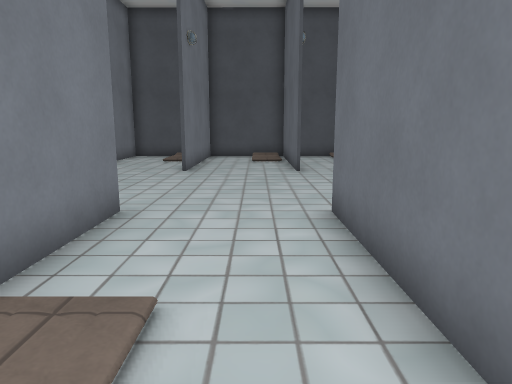
view 1 (above)

16 first-person views from a walk through a 3-D level made in the Godot game engine. The camera is 1.5 m above the floor, tilts 10° down and sees 70° across. The floor is counted in squares, 1 m on a side. Each view is taken from the middle of a square. On the plan, view 1 faces up. The plan holds only what a view shows up to about 16 squares ahead; the rest is blank. Some surface patterns are stand-ins.

view 2
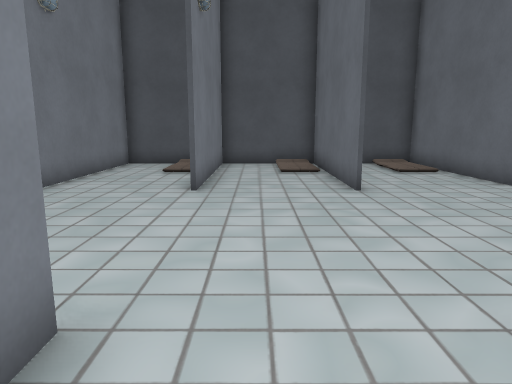

view 3
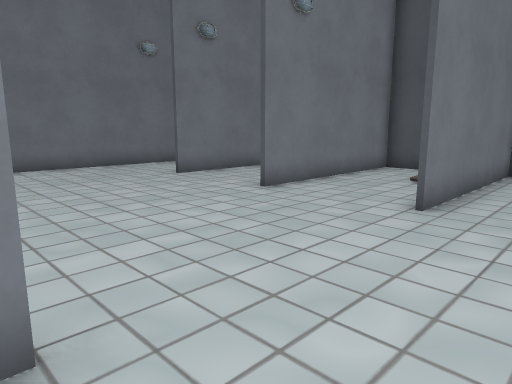

view 4
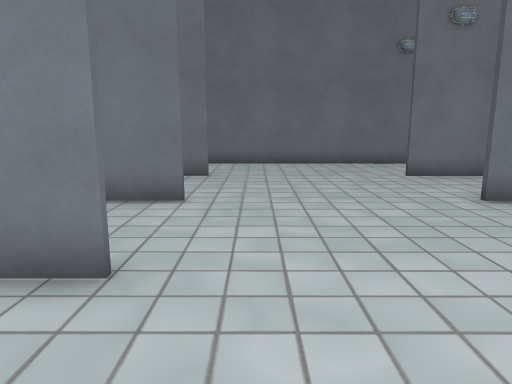

view 5
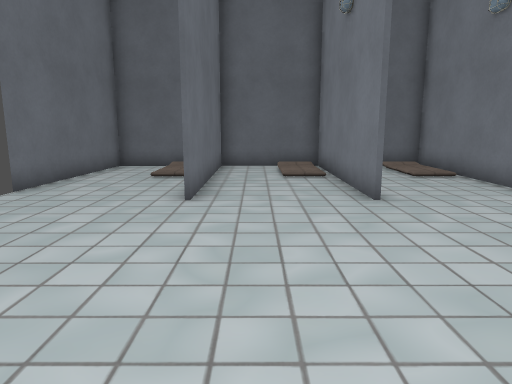

view 6
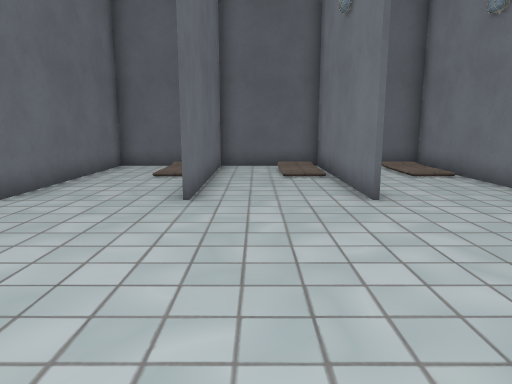

view 7
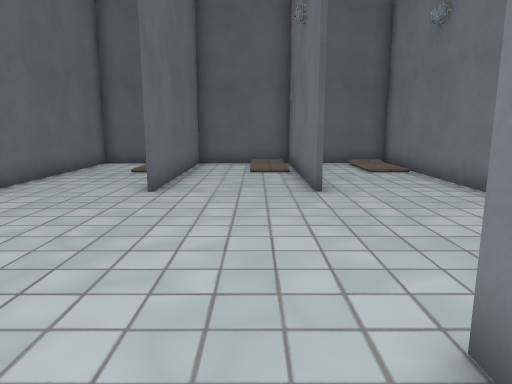

view 8
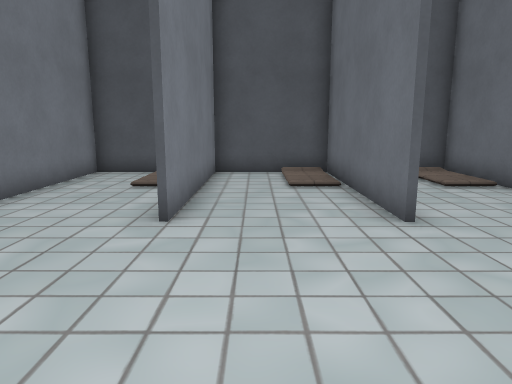

view 9
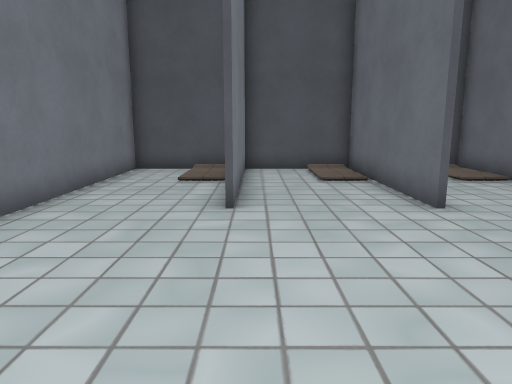

view 10
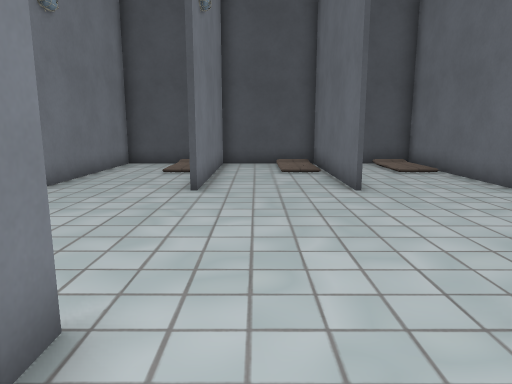

view 11
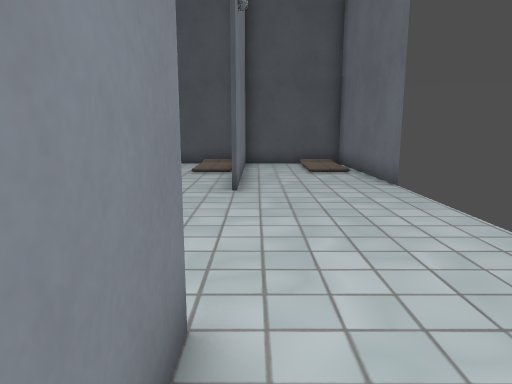

view 12
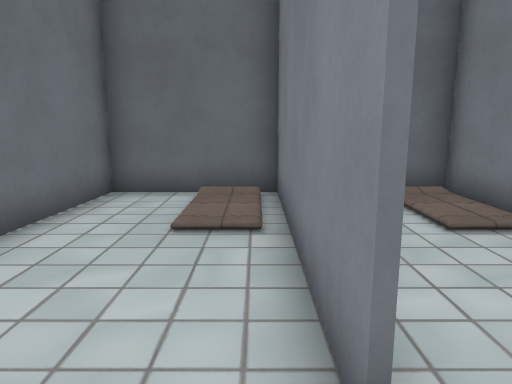

view 13
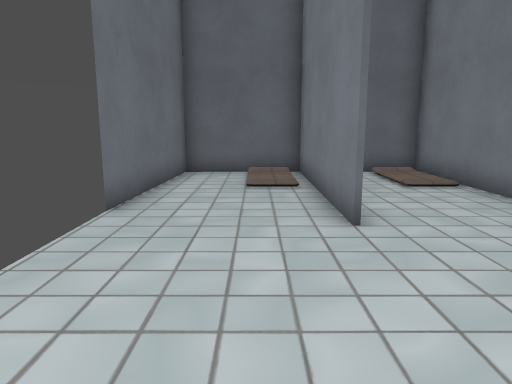

view 14
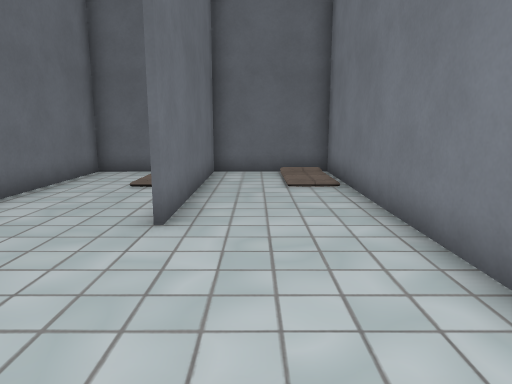

view 15
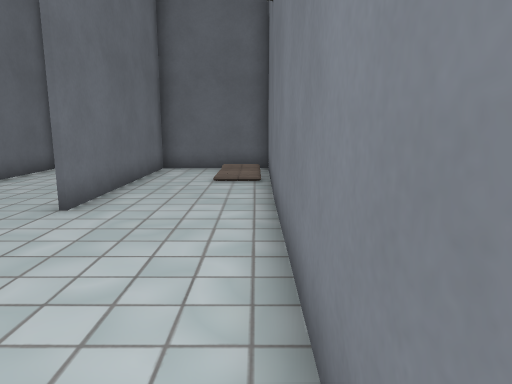

view 16
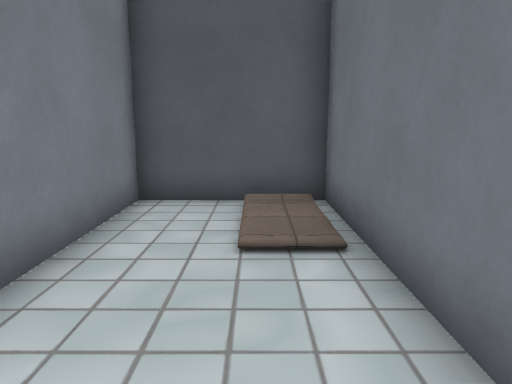

### Floor plan
Key: @ floor where view 1 was taken; # wall or solid block; . main floor; : floor 0.25 m higher than the main floor; / step, stairs or slope.
Columns run from 15 left of view 1 to 6 right of it. Each row starts with its distance up from view 1.
 20 ######################
 19 #../#../#../#.. #..//#
 18 #../#../#../#..:#..//#
 17 #../#../#../#..:#..//#
 16 #...#...#...#...#....#
 15 #...#...#...#...#....#
 14 #...#...#...#...#....#
 13 #...#...#...#...#....
 12 #....................
 11 #....................
 10 #....................
  9 #....................
  8 #....................
  7 #....................
  6 #...#...#...#...#....
  5 #...#...#...#...#....#
  4 #...#...#...#...#....#
  3 #//.#//.##..##..#//..#
  2 #//.#//..#:..#:.#//..#
  1 #//.#//..#:..#:.#//..#
  0 #//.#//..#:..#:@#//..#
 -1 ######################

Where each view was taken, in squares from view 1:
view 1: 0 up, 0 right, facing up
view 2: 4 up, 1 left, facing up
view 3: 6 up, 0 right, facing up-left
view 4: 8 up, 1 right, facing left
view 5: 14 up, 0 right, facing down
view 6: 14 up, 4 left, facing down
view 7: 15 up, 9 left, facing down
view 8: 7 up, 9 left, facing up
view 9: 6 up, 10 left, facing up
view 10: 4 up, 5 left, facing up
view 11: 4 up, 2 right, facing up
view 12: 8 up, 2 right, facing down
view 13: 12 up, 3 right, facing down
view 14: 12 up, 12 left, facing down
view 15: 13 up, 14 left, facing down
view 16: 12 up, 12 left, facing up
